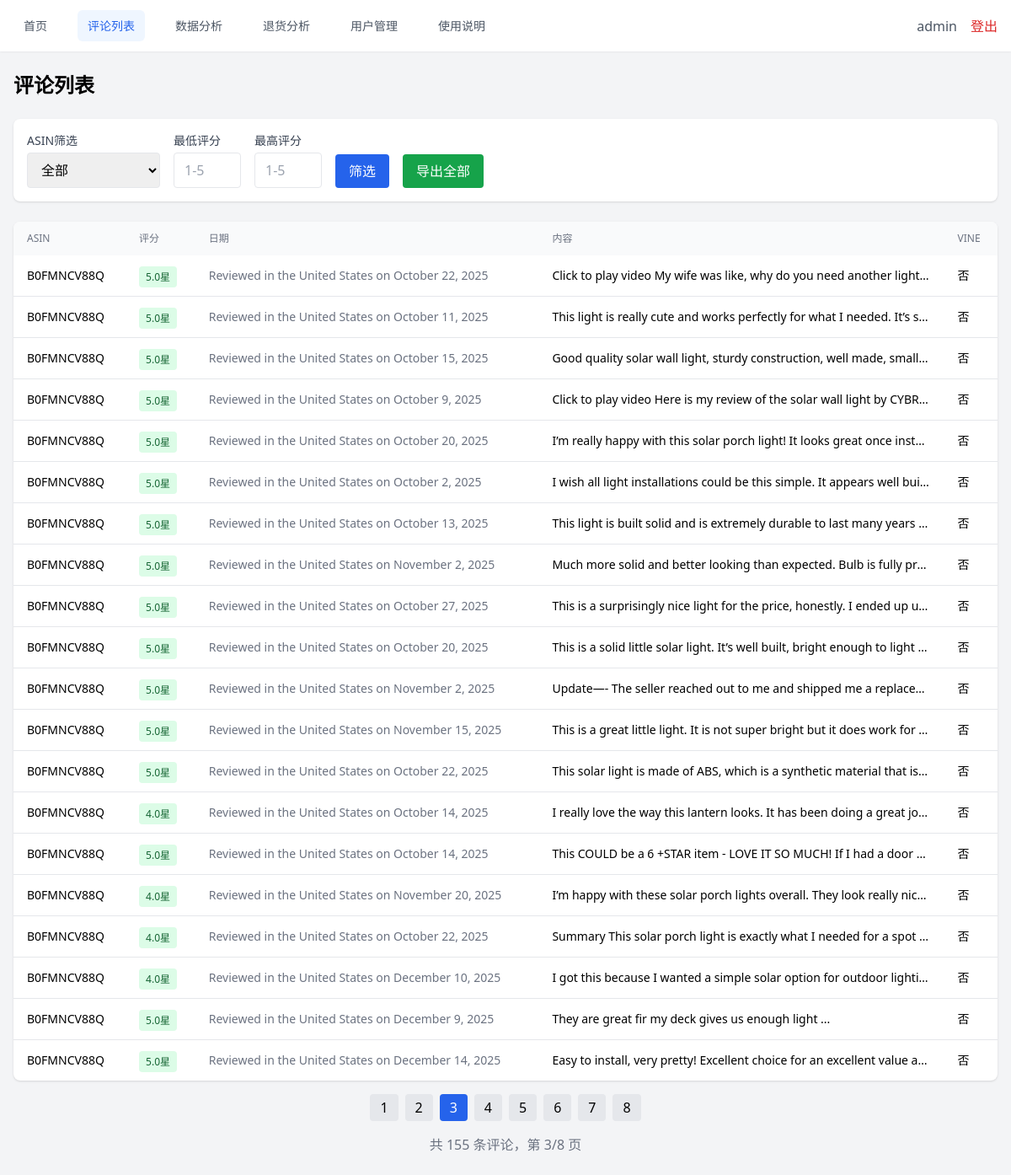
The app's page /reviews?page=3&asin=&min_rating=&max_rating= (signed in) with its own data.
### tables this page shows
CREATE TABLE reviews (
                id INTEGER PRIMARY KEY AUTOINCREMENT,
                asin TEXT NOT NULL,
                brand TEXT NOT NULL,
                rating REAL,
                date TEXT,
                content TEXT,
                is_vine INTEGER DEFAULT 0,
                collected_at TEXT
            );

### web/routes/reviews.py (the view)
@router.get("/reviews")
@login_required
async def reviews_page(
    request: Request,
    asin: str = Query(None),
    min_rating: str = Query(None),
    max_rating: str = Query(None),
    page: int = Query(1, ge=1)
):
    current_user = get_current_user(request)
    asin = asin if asin else None
    try:
        min_rating = int(min_rating) if min_rating else None
    except ValueError:
        min_rating = None
    try:
        max_rating = int(max_rating) if max_rating else None
    except ValueError:
        max_rating = None
    db = DatabaseStore()
    all_reviews = db.get_all_reviews()
    if asin:
        all_reviews = [r for r in all_reviews if r.asin == asin]
    if min_rating is not None:
        all_reviews = [r for r in all_reviews if r.rating >= min_rating]
    if max_rating is not None:
        all_reviews = [r for r in all_reviews if r.rating <= max_rating]
    page_size = 20
    total = len(all_reviews)
    start = (page - 1) * page_size
    end = start + page_size
    reviews = all_reviews[start:end]
    all_db_reviews = db.get_all_reviews()
    asins = list(set(r.asin for r in all_db_reviews))
    db.close()
    return templates.TemplateResponse("reviews.html", {
        "request": request,
        "current_user": current_user,
        "reviews": reviews,
        "asins": asins,
        "filters": {
            "asin": asin if asin else "",
            "min_rating": min_rating if min_rating else "",
            "max_rating": max_rating if max_rating else ""
        },
        "pagination": {
            "page": page,
            "total": total,
            "pages": (total + page_size - 1) // page_size if total > 0 else 0
        }
    })

### web/templates/reviews.html (shortened to what this page needs)
{% extends "base.html" %}
{% block content %}
<h1 class="text-2xl font-bold mb-6">评论列表</h1>
<div class="bg-white rounded-lg shadow p-4 mb-6">
    <form method="get" class="flex flex-wrap gap-4 items-end">
        <div>
            <label class="block text-gray-700 text-sm mb-1">ASIN筛选</label>
            <select name="asin" class="border rounded px-3 py-2">
                <option value="">全部</option>
            </select>
        </div>
        <div>
            <label class="block text-gray-700 text-sm mb-1">最低评分</label>
            <input type="number" name="min_rating" min="1" max="5" value="{{ filters.min_rating or '' }}"
                class="border rounded px-3 py-2 w-20" placeholder="1-5">
        </div>
        <div>
            <label class="block text-gray-700 text-sm mb-1">最高评分</label>
            <input type="number" name="max_rating" min="1" max="5" value="{{ filters.max_rating or '' }}"
                class="border rounded px-3 py-2 w-20" placeholder="1-5">
        </div>
        <button type="submit" class="bg-blue-600 text-white px-4 py-2 rounded hover:bg-blue-700">
            筛选
        </button>
        <a href="/reviews/export" class="bg-green-600 text-white px-4 py-2 rounded hover:bg-green-700">
            导出全部
        </a>
    </form>
</div>
<div class="bg-white rounded-lg shadow overflow-hidden">
    <table class="min-w-full">
        <thead class="bg-gray-50">
            <tr>
                <th class="px-4 py-3 text-left text-xs font-medium text-gray-500 uppercase">ASIN</th>
                <th class="px-4 py-3 text-left text-xs font-medium text-gray-500 uppercase">评分</th>
                <th class="px-4 py-3 text-left text-xs font-medium text-gray-500 uppercase">日期</th>
                <th class="px-4 py-3 text-left text-xs font-medium text-gray-500 uppercase">内容</th>
                <th class="px-4 py-3 text-left text-xs font-medium text-gray-500 uppercase">Vine</th>
            </tr>
        </thead>
        <tbody class="divide-y divide-gray-200">
            {% for r in reviews %}
            <tr>
                <td class="px-4 py-3 text-sm">{{ r.asin }}</td>
                <td class="px-4 py-3">
                    <span class="px-2 py-1 text-xs rounded
                        {% if r.rating <= 2 %}bg-red-100 text-red-800
                        {% elif r.rating == 3 %}bg-yellow-100 text-yellow-800
                        {% else %}bg-green-100 text-green-800{% endif %}">
                        {{ r.rating }}星
                    </span>
                </td>
                <td class="px-4 py-3 text-sm text-gray-500">{{ r.date }}</td>
                <td class="px-4 py-3 text-sm max-w-md truncate">{{ r.content[:100] }}...</td>
                <td class="px-4 py-3 text-sm">{{ '是' if r.is_vine else '否' }}</td>
            </tr>
            {% endfor %}
        </tbody>
    </table>
</div>
{% if pagination.pages > 0 %}
<div class="mt-4 flex justify-center space-x-2">
    {% for p in range(1, pagination.pages + 1) %}
    <a href="?page={{ p }}&asin={{ filters.asin or '' }}&min_rating={{ filters.min_rating or '' }}&max_rating={{ filters.max_rating or '' }}"
        class="px-3 py-1 rounded {% if p == pagination.page %}bg-blue-600 text-white{% else %}bg-gray-200{% endif %}">
        {{ p }}
    </a>
    {% endfor %}
</div>
<div class="mt-4 text-center text-gray-500">
    共 {{ pagination.total }} 条评论，第 {{ pagination.page }}/{{ pagination.pages }} 页
</div>
{% endif %}
{% endblock %}

### records on screen
reviews: asin "B0FMNCV88Q", rating "5.0", date "Reviewed in the United States on October 22, 2025", content "Click to play video My wife was like, why do you need another light…", is_vine "否"
reviews: asin "B0FMNCV88Q", rating "5.0", date "Reviewed in the United States on October 11, 2025", content "This light is really cute and works perfectly for what I needed. It’s s…", is_vine "否"
reviews: asin "B0FMNCV88Q", rating "5.0", date "Reviewed in the United States on October 15, 2025", content "Good quality solar wall light, sturdy construction, well made, small…", is_vine "否"
reviews: asin "B0FMNCV88Q", rating "5.0", date "Reviewed in the United States on October 9, 2025", content "Click to play video Here is my review of the solar wall light by CYBR…", is_vine "否"
reviews: asin "B0FMNCV88Q", rating "5.0", date "Reviewed in the United States on October 20, 2025", content "I’m really happy with this solar porch light! It looks great once inst…", is_vine "否"
reviews: asin "B0FMNCV88Q", rating "5.0", date "Reviewed in the United States on October 2, 2025", content "I wish all light installations could be this simple. It appears well bui…", is_vine "否"
reviews: asin "B0FMNCV88Q", rating "5.0", date "Reviewed in the United States on October 13, 2025", content "This light is built solid and is extremely durable to last many years…", is_vine "否"
reviews: asin "B0FMNCV88Q", rating "5.0", date "Reviewed in the United States on November 2, 2025", content "Much more solid and better looking than expected. Bulb is fully pr…", is_vine "否"
reviews: asin "B0FMNCV88Q", rating "5.0", date "Reviewed in the United States on October 27, 2025", content "This is a surprisingly nice light for the price, honestly. I ended up u…", is_vine "否"
reviews: asin "B0FMNCV88Q", rating "5.0", date "Reviewed in the United States on October 20, 2025", content "This is a solid little solar light. It’s well built, bright enough to light…", is_vine "否"
reviews: asin "B0FMNCV88Q", rating "5.0", date "Reviewed in the United States on November 2, 2025", content "Update—- The seller reached out to me and shipped me a replace…", is_vine "否"
reviews: asin "B0FMNCV88Q", rating "5.0", date "Reviewed in the United States on November 15, 2025", content "This is a great little light. It is not super bright but it does work for…", is_vine "否"
reviews: asin "B0FMNCV88Q", rating "5.0", date "Reviewed in the United States on October 22, 2025", content "This solar light is made of ABS, which is a synthetic material that is…", is_vine "否"
reviews: asin "B0FMNCV88Q", rating "4.0", date "Reviewed in the United States on October 14, 2025", content "I really love the way this lantern looks. It has been doing a great jo…", is_vine "否"
reviews: asin "B0FMNCV88Q", rating "5.0", date "Reviewed in the United States on October 14, 2025", content "This COULD be a 6 +STAR item - LOVE IT SO MUCH! If I had a door…", is_vine "否"
reviews: asin "B0FMNCV88Q", rating "4.0", date "Reviewed in the United States on November 20, 2025", content "I’m happy with these solar porch lights overall. They look really nic…", is_vine "否"
reviews: asin "B0FMNCV88Q", rating "4.0", date "Reviewed in the United States on October 22, 2025", content "Summary This solar porch light is exactly what I needed for a spot…", is_vine "否"
reviews: asin "B0FMNCV88Q", rating "4.0", date "Reviewed in the United States on December 10, 2025", content "I got this because I wanted a simple solar option for outdoor lighti…", is_vine "否"
reviews: asin "B0FMNCV88Q", rating "5.0", date "Reviewed in the United States on December 9, 2025", content "They are great fir my deck gives us enough light", is_vine "否"
reviews: asin "B0FMNCV88Q", rating "5.0", date "Reviewed in the United States on December 14, 2025", content "Easy to install, very pretty! Excellent choice for an excellent value a…", is_vine "否"

### other values on screen
{{ current_user }} "admin"
{{ p }} "1" "2" "3" "4" "5" "6" "7" "8"
{{ pagination.total }} "155"
{{ pagination.page }} "3"
{{ pagination.pages }} "8"
